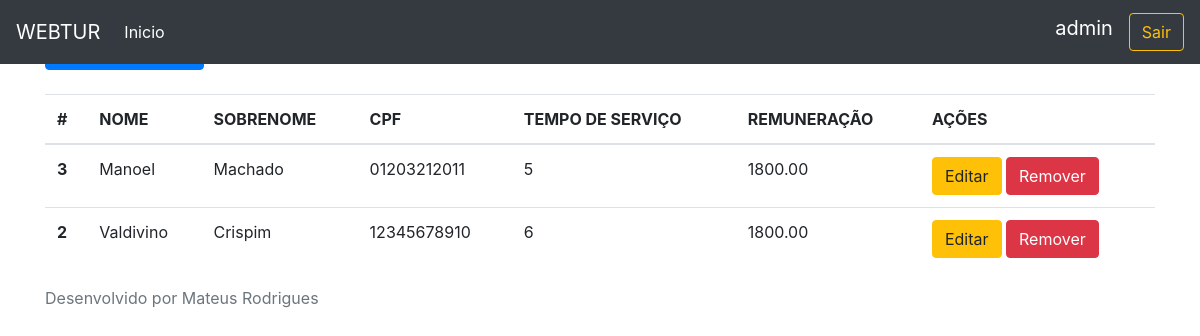
The page /funcionario/ (signed in) on the database as committed earlier.
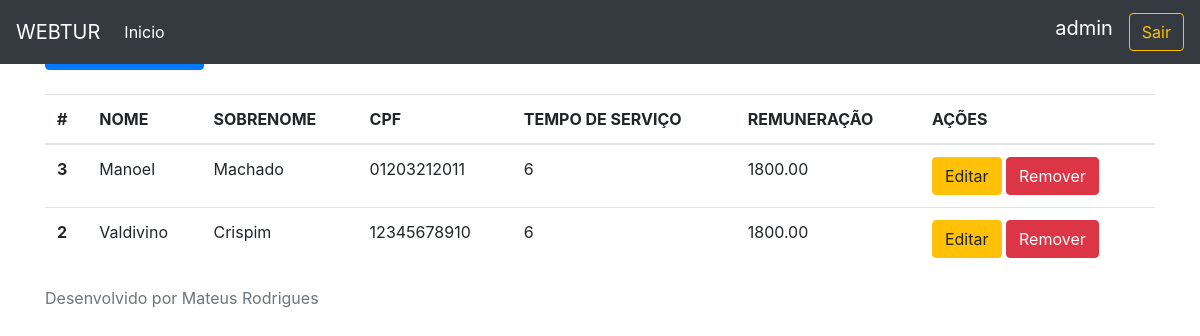
The same page on the database as committed later.
### website/models.py (models this page shows, shortened)
class Funcionario(models.Model):
    nome = models.CharField(max_length=255,null=False,blank=False)
    sobrenome = models.CharField(max_length=255,null=False,blank=False)
    cpf = models.CharField(max_length=14,null=False,blank=False)
    tempo_de_servico = models.IntegerField(default=0,null=False,blank=False)
    remuneracao = models.DecimalField(max_digits=8,decimal_places=2,null=False,blank=False)
    class Meta:
        ordering = ['nome']
        verbose_name = 'Funcionário'

### website/views.py (the view)
# urls.py: path('funcionario/', listafuncionarios, name='home_funcionario'),
@login_required
def listafuncionarios(request):
    lista_funcionarios= Funcionario.objects.all()
    return render(request, 'lista_funcionario.html', context={'lista_funcionarios':lista_funcionarios})

### website/templates/lista_funcionario.html
{% extends 'base.html' %}
{% block conteudo %}
<mat-card>
    <mat-card-header><h5 class="text-center">Lista de Funcionários</h5></mat-card-header>
</mat-card>
    <a class="btn btn-primary" role='button' href='/funcionario/add'>Novo Funcionário</a>
    <br />
    <br />
    <table class="table">
        <thead>
            <tr>
                <th scope="col">#</th>
                <th scope="col">NOME</th>
                <th scope="col">SOBRENOME</th>
                <th scope="col">CPF</th>
                <th scope="col">TEMPO DE SERVIÇO</th>
                <th scope="col">REMUNERAÇÃO</th>
                <th scope="col">AÇÕES</th>
            </tr>
        </thead>
        <tbody>
            {% for f in lista_funcionarios %}
                <tr>
                    <th scope="row">{{ f.pk }}</th>
                    <td>{{ f.nome }}</td>
                    <td>{{ f.sobrenome }}</td>
                    <td>{{ f.cpf }}</td>
                    <td>{{f.tempo_de_servico}}</td>
                    <td>{{f.remuneracao}}</td>
                    <td>
                        <a href="/funcionario/editar/{{f.pk}}" class="btn btn-warning" >Editar</a>
                        <a href="/funcionario/remover/{{f.pk}}" class="btn btn-danger" >Remover</a>
                    </td>
                </tr>
            {% endfor %}
        </tbody>
    </table>
{% endblock %}

Rows that differ between the two databases and show on the page:
changed Funcionario "Manoel": tempo_de_servico "5" → "6"
